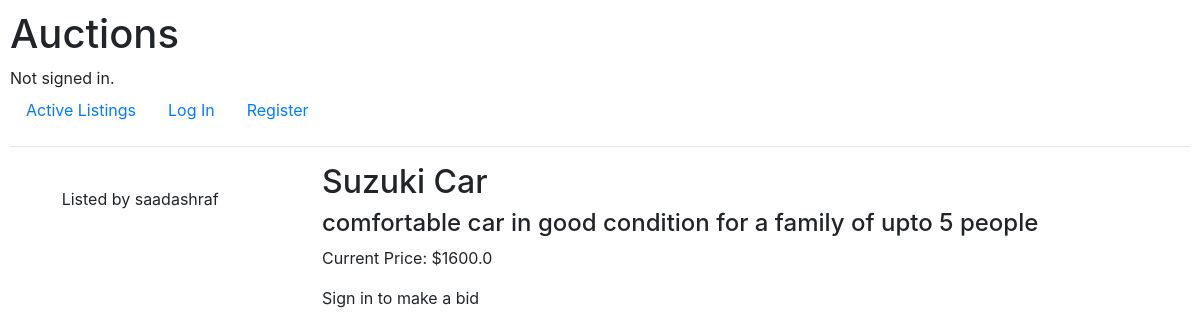
The page /listing/1 on the database as committed earlier.
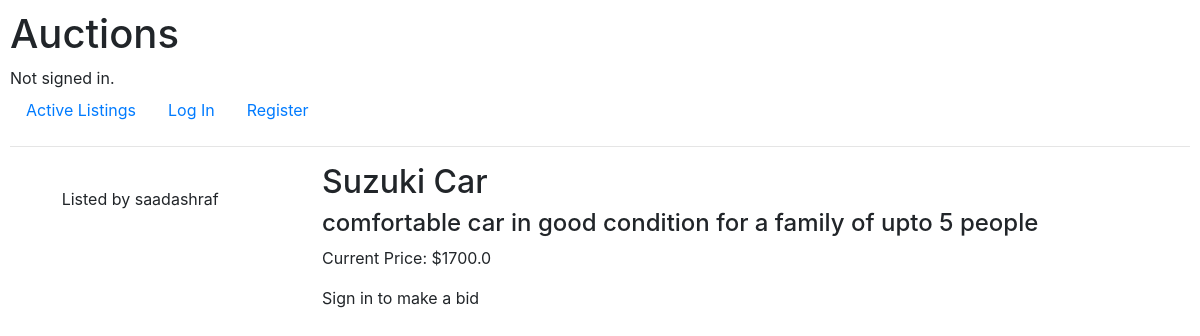
The same page on the database as committed later.
### auctions/models.py (models this page shows, shortened)
class Bid(models.Model):
    listing_id = models.ForeignKey(Listing, on_delete=models.CASCADE, related_name="bids")
    bid_amount = models.FloatField()
    user = models.ForeignKey(User, on_delete=models.CASCADE, related_name="bids")

### auctions/views.py (the view, shortened to what this page needs)
# urls.py: path("listing/<id>", views.listing, name="listing")
def listing(request, id):
    listing = Listing.objects.get(id=id)
    listing_bids = listing.bids.all()
    return render(request, "auctions/listing.html", {
        "listing": listing,
        "price": max(listing_bids, key=lambda x: x.bid_amount).bid_amount if bool(listing_bids) else listing.starting_bid,
        "min_bid": max(listing_bids, key=lambda x: x.bid_amount).bid_amount+1 if bool(listing_bids) else listing.starting_bid
    })

### auctions/templates/auctions/listing.html (shortened to what this page needs)
{% extends "auctions/layout.html" %}
{% block body %}
    <div class="listing">
        <div class="listing__container">
            <div class="listing__containerLeft">
                <p>Listed by {{ listing.user.username }}</p>
            </div>
            <div class="listing__containerRight">
                <div class="listing__containerRightDetails">
                    <h2>{{ listing.title }}</h2>
                    <h4>{{ listing.description }}</h4>
                </div>
                <div class="listing__containerRightBidding">
                    <p>Current Price: ${{ price }}</p>
                    {% if user.is_authenticated %}
                    <div class="listing__bid">
                        <form action="{% url 'listing' listing.id %}" method="post">
                            {% csrf_token %}
                            <input required min="{{ min_bid }}" name="bid_amount" type="number" placeholder="Bid Amount">
                            <input type="submit" value="Make a Bid">
                        </form>
                    </div>
                    {% else %}
                    <p>Sign in to make a bid</p>
                    {% endif %}
                </div>
            </div>
        </div>
    </div>
{% endblock %}

Rows that differ between the two databases and show on the page:
no longer on this page (row unchanged): Bid: bid_amount "1600.0"
added Bid: bid_amount "1700.0"
